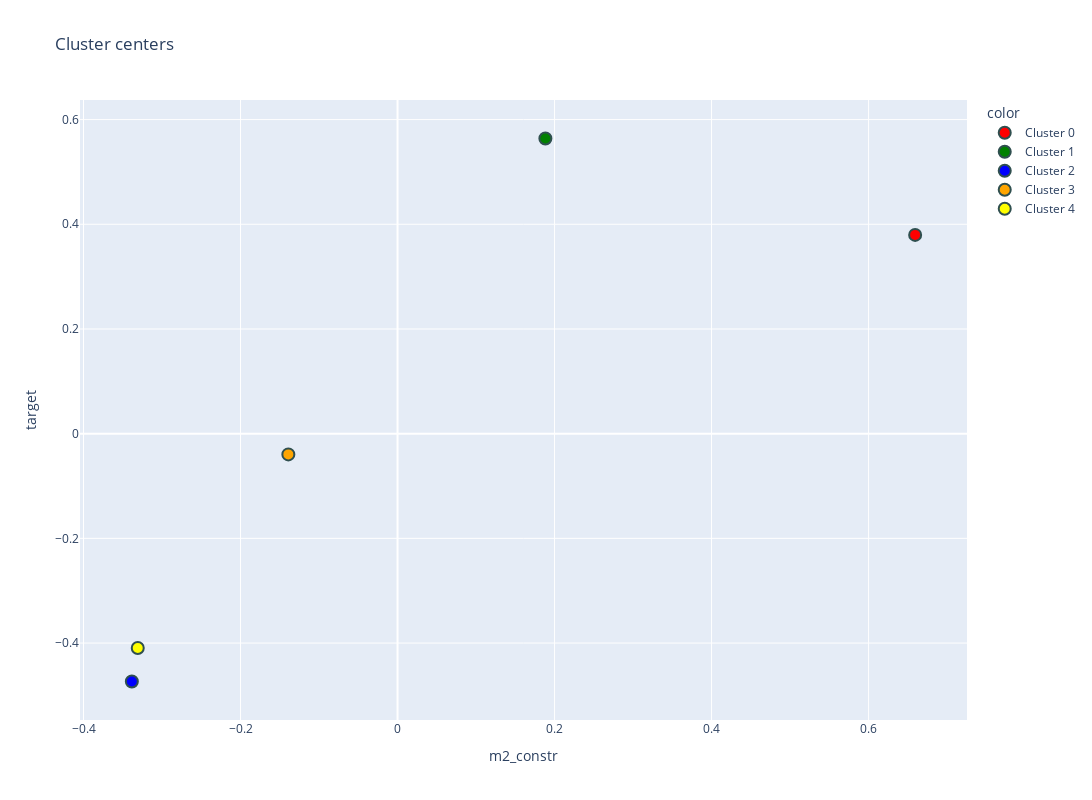

Write notebook code for a chart like this one.
### Code cell
df_centers = pd.DataFrame(
    data=kmeans.cluster_centers_,
    columns=df.columns,
)

plot_clusters(
    data_frame=df_centers,
    x="m2_constr",
    y="target",
    color_discrete_map=color_map, 
    title="Cluster centers",
    width=1200,
    height=800,
    color=[f"Cluster {i}" for i in df_centers.index],
)

### Figure 1 — Plotly figure (JSON) as saved in the notebook; plotly's stock layout.template omitted (floating-point values rounded to 4 significant figures)
{"data": [{"hovertemplate": "color=Cluster 0<br>m2_constr=%{x}<br>target=%{y}<extra></extra>", "legendgroup": "Cluster 0", "marker": {"color": "red", "line": {"color": "DarkSlateGrey", "width": 2}, "size": 12, "symbol": "circle"}, "mode": "markers", "name": "Cluster 0", "orientation": "v", "showlegend": true, "type": "scatter", "x": [0.6593], "xaxis": "x", "y": [0.3797], "yaxis": "y"}, {"hovertemplate": "color=Cluster 1<br>m2_constr=%{x}<br>target=%{y}<extra></extra>", "legendgroup": "Cluster 1", "marker": {"color": "green", "line": {"color": "DarkSlateGrey", "width": 2}, "size": 12, "symbol": "circle"}, "mode": "markers", "name": "Cluster 1", "orientation": "v", "showlegend": true, "type": "scatter", "x": [0.1883], "xaxis": "x", "y": [0.5639], "yaxis": "y"}, {"hovertemplate": "color=Cluster 2<br>m2_constr=%{x}<br>target=%{y}<extra></extra>", "legendgroup": "Cluster 2", "marker": {"color": "blue", "line": {"color": "DarkSlateGrey", "width": 2}, "size": 12, "symbol": "circle"}, "mode": "markers", "name": "Cluster 2", "orientation": "v", "showlegend": true, "type": "scatter", "x": [-0.3384], "xaxis": "x", "y": [-0.4735], "yaxis": "y"}, {"hovertemplate": "color=Cluster 3<br>m2_constr=%{x}<br>target=%{y}<extra></extra>", "legendgroup": "Cluster 3", "marker": {"color": "orange", "line": {"color": "DarkSlateGrey", "width": 2}, "size": 12, "symbol": "circle"}, "mode": "markers", "name": "Cluster 3", "orientation": "v", "showlegend": true, "type": "scatter", "x": [-0.1391], "xaxis": "x", "y": [-0.03963], "yaxis": "y"}, {"hovertemplate": "color=Cluster 4<br>m2_constr=%{x}<br>target=%{y}<extra></extra>", "legendgroup": "Cluster 4", "marker": {"color": "yellow", "line": {"color": "DarkSlateGrey", "width": 2}, "size": 12, "symbol": "circle"}, "mode": "markers", "name": "Cluster 4", "orientation": "v", "showlegend": true, "type": "scatter", "x": [-0.3309], "xaxis": "x", "y": [-0.4095], "yaxis": "y"}], "layout": {"height": 800, "legend": {"title": {"text": "color"}, "tracegroupgap": 0}, "title": {"text": "Cluster centers"}, "width": 1200, "xaxis": {"anchor": "y", "domain": [0, 1], "title": {"text": "m2_constr"}}, "yaxis": {"anchor": "x", "domain": [0, 1], "title": {"text": "target"}}}}
